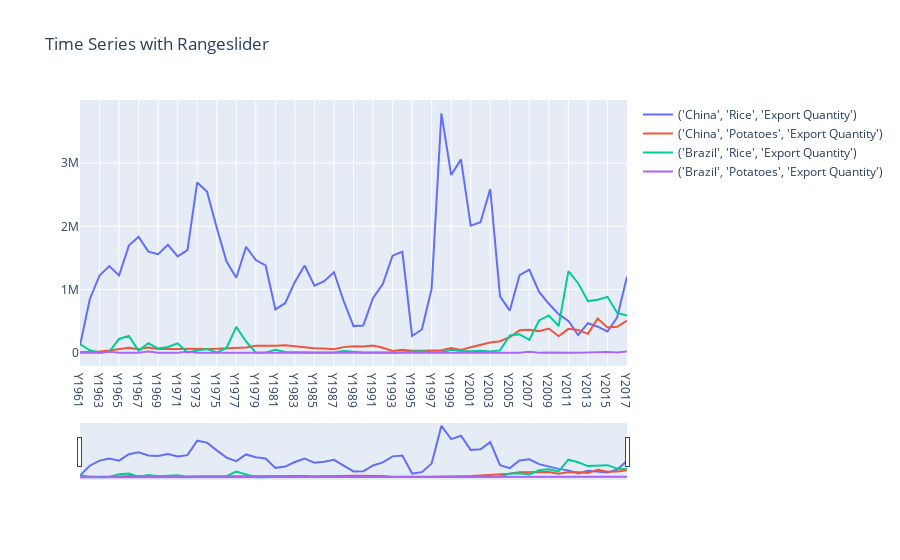

Write notebook code for a chart like this one.
### Code cell
df = features(df, Area=areas, Item=items, Element=elements, plot=True)
